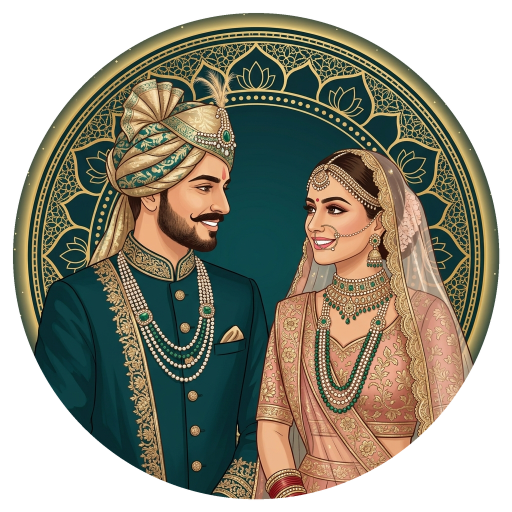
#> input picture assets/couple_looking_circle.png, 1024 x 1024 px, found by its file name (shown at 1/2 size)
$ python generate_eyelid_layers.py
#> lines starting #> are read from the running program, lines starting #| are printed output that depends on the picture
from PIL import Image, ImageFilter, ImageDraw
import numpy as np

# Load source images
img1 = Image.open(r'C:\Users\Hp\.gemini\antigravity\scratch\param-pummy-wedding\assets\couple_looking_circle.png').convert('RGBA')
#> img1 is the input picture: PIL image 1024x1024 RGBA; mean R, G, B, A 89.2, 92.1, 75.6, 180.6
img2 = Image.open(r'C:\Users\Hp\.gemini\antigravity\scratch\param-pummy-wedding\assets\couple_namaste_circle.png').convert('RGBA')
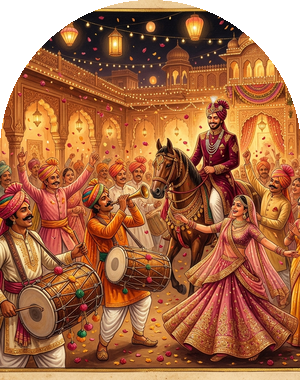
#> input picture assets/arch_func_bandoli.png, 300 x 380 px, given in place of couple_namaste_circle.png, which was not available
#> img2 is the input picture: PIL image 300x380 RGBA; mean R, G, B, A 157, 93.9, 55.1, 233.5
w, h = img1.size
#> w = 1024; h = 1024

# =========================================================================
# 1. POSE 1: GROOM EYELID
# =========================================================================
groom1_layer = Image.new('RGBA', (w, h), (0, 0, 0, 0))
#> groom1_layer: PIL image 1024x1024 RGBA; every value is 0
# Groom 1 eye socket: x: 384 to 428, y: 366 to 386
# Take upper eyelid skin from y: 358 to 372
g1_lid_source = img1.crop((380, 356, 432, 372))
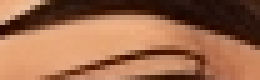
#> g1_lid_source: PIL image 52x16 RGBA (shown 5 times larger); mean R, G, B, A 155.4, 104.7, 75.2, 255
# Stretch downwards to height 24 so it covers down to y=388
g1_lid_stretched = g1_lid_source.resize((52, 24), Image.Resampling.LANCZOS)
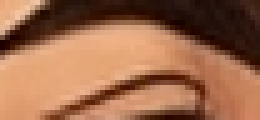
#> g1_lid_stretched: PIL image 52x24 RGBA (shown 5 times larger); mean R, G, B, A 155.4, 104.7, 75.4, 255

# Create smooth eye contour mask
g1_mask = Image.new('L', (w, h), 0)
#> g1_mask: PIL image 1024x1024 L; every value is 0
d_g1 = ImageDraw.Draw(g1_mask)
d_g1.polygon([(385, 374), (395, 366), (408, 365), (420, 369), (426, 374), (420, 384), (408, 386), (395, 383)], fill=255)
g1_mask = g1_mask.filter(ImageFilter.GaussianBlur(radius=0.9))
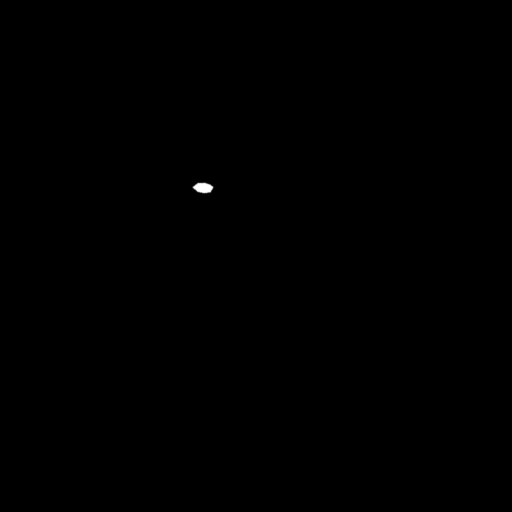
#> g1_mask: PIL image 1024x1024 L (shown at 1/2 size); min 0, max 255, mean 0.1

groom1_layer.paste(g1_lid_stretched, (380, 365))
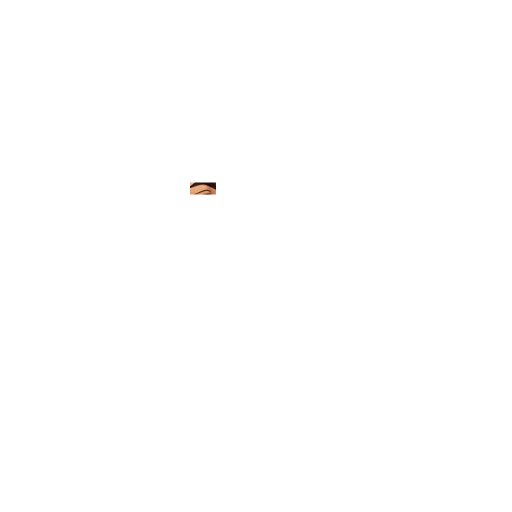
#> groom1_layer: PIL image 1024x1024 RGBA (shown at 1/2 size); mean R, G, B, A 0.2, 0.1, 0.1, 0.3; transparent parts drawn white
# Apply dark lash line along lower closed contour
d_layer = ImageDraw.Draw(groom1_layer)
d_layer.line([(385, 374), (394, 382), (406, 385), (418, 383), (426, 374)], fill=(32, 16, 12, 255), width=2)

# Mask the layer to eye aperture only
g1_final = Image.new('RGBA', (w, h), (0, 0, 0, 0))
g1_final.paste(groom1_layer, (0, 0), g1_mask)
g1_final.save(r'C:\Users\Hp\.gemini\antigravity\scratch\param-pummy-wedding\assets\eyelids_groom_pose1.png')

# Preview on img1
comp_g1 = img1.copy()
comp_g1.alpha_composite(g1_final)
comp_g1.crop((370, 340, 440, 410)).save(r'C:\Users\Hp\.gemini\antigravity\brain\199e26aa-2e71-4b06-bd40-67113d52490a\preview_groom1_closed.png')
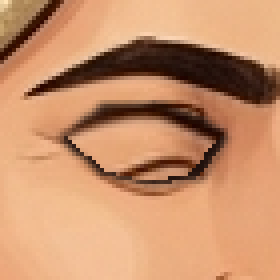
#> saved as preview_groom1_closed.png: PIL image 70x70 RGBA (shown 4 times larger); mean R, G, B, A 198.7, 144.2, 106.8, 255
print('Groom 1 saved')
